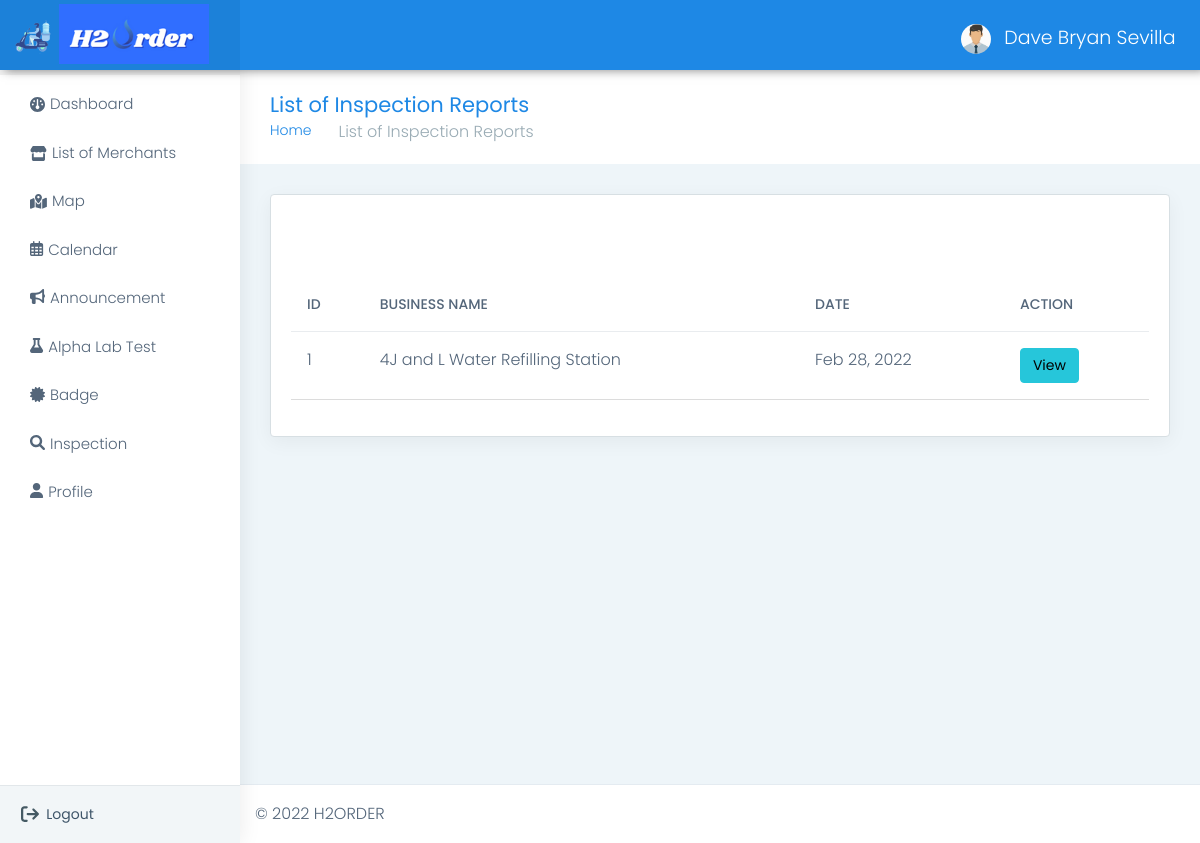
Page /admin/feedback_view.php?merchant_id=1 (signed in) on the committed database.
### tables this page shows
CREATE TABLE `feedback` (
  `feedback_id` int(11) NOT NULL,
  `merchant_id` int(11) NOT NULL,
  `date` date DEFAULT NULL,
  `critea_1` varchar(255) NOT NULL
);

CREATE TABLE `merchant` (
  `merchant_id` int(11) NOT NULL,
  `username` varchar(255) NOT NULL,
  `password` varchar(255) NOT NULL,
  `business_name` varchar(255) NOT NULL,
  `owner` varchar(255) NOT NULL,
  `address` varchar(255) NOT NULL,
  `barangay` varchar(255) NOT NULL,
  `email` varchar(255) NOT NULL,
  `contact_number` varchar(255) NOT NULL,
  `image` varchar(255) NOT NULL,
  `latitude` varchar(255) NOT NULL,
  `longitude` varchar(255) NOT NULL,
  `opening` time NOT NULL,
  `closing` time NOT NULL,
  `status` varchar(255) NOT NULL
);

### admin/name.php (called while the page is built, shortened)
<?php
	require 'connect.php';
	$query = $conn->query("SELECT * FROM `admin` WHERE `admin_id` = '$_SESSION[admin_id]'") or die(mysqli_error());
	$fetch = $query->fetch_array();
?>

### admin/feedback_view.php (the view, shortened to what this page needs)
<!DOCTYPE html>
<?php
    require 'name.php';
?>
<html dir="ltr" lang="en">
<head>
    <link href="css/style.min.css" rel="stylesheet">
<link rel="stylesheet" href="https://cdn.datatables.net/1.10.21/css/dataTables.bootstrap4.min.css">
 <link rel='stylesheet' href='https://cdn.datatables.net/buttons/1.2.2/css/buttons.bootstrap.min.css'>
<link rel='stylesheet' href='https://cdn.datatables.net/1.10.24/css/jquery.dataTables.min.css'>
<link rel='stylesheet' href='https://cdn.datatables.net/datetime/1.0.3/css/dataTables.dateTime.min.css'>
</head>
<body>
    <div id="main-wrapper" data-layout="vertical" data-navbarbg="skin5" data-sidebartype="full"
        data-sidebar-position="absolute" data-header-position="absolute" data-boxed-layout="full">
        <header class="topbar" data-navbarbg="skin6">
            <nav class="navbar top-navbar navbar-expand-md navbar-dark">
                <div class="navbar-header" data-logobg="skin6">
                   <a class="navbar-brand ms-4" href="adminhome.php">
                        <b class="logo-icon">
                            <img src="assets/images/logo.png" style="height: 60px; margin-top: 15px; margin-left:-20px" alt="homepage" class="dark-logo" />
                        </b>
                        <span class="logo-text">
                            <img src="assets/images/H3.png" style="width: 150px; margin-left: -10px;margin-top:-10px" alt="homepage" class="dark-logo" />
                        </span>
                    </a>
                </div>
                <div class="navbar-collapse collapse" id="navbarSupportedContent" data-navbarbg="skin5">
                    <ul class="navbar-nav me-auto mt-md-0 ">
                        <li class="nav-item search-box">
                            <a class="nav-link text-muted" href="javascript:void(0)"><i class="ti-search"></i></a>
                        </li>
                    </ul>
                    <ul class="navbar-nav">
                        <li class="nav-item dropdown">
                            <a class="nav-link dropdown-toggle text-muted waves-effect waves-dark" href="#" id="navbarDropdown" role="button" data-bs-toggle="dropdown" aria-expanded="false">
                                <img src = "photo/<?php echo $fetch['photo']?>" alt="user" class="profile-pic me-2">
                                <?php echo $fetch['name']?>
                            </a>
                        </li>
                    </ul>
                </div>
            </nav>
        </header>
        <aside class="left-sidebar" data-sidebarbg="skin6">
            <div class="scroll-sidebar">
                 <?php include 'navbar.php' ?>
            </div>
            <div class="sidebar-footer">
                <div class="row">
                    <div class="col-4 link-wrap">
                        <a href="logout.php" class="link" data-toggle="tooltip" title="" data-original-title="Logout"><i class="fa-solid fa-arrow-right-from-bracket"></i></a>
                    </div>
                    <div class="col-4 link-wrap" style="margin-left:-50px; margin-top: 3px">
                          Logout
                    </div>
                </div>
            </div>
        </aside>
        <div class="page-wrapper">
            <div class="page-breadcrumb">
                <div class="row align-items-center">
                    <div class="col-md-6 col-8 align-self-center">
                        <h3 class="page-title mb-0 p-0">List of Inspection Reports</h3>
                        <div class="d-flex align-items-center">
                            <nav aria-label="breadcrumb">
                                <ol class="breadcrumb">
                                    <li class="breadcrumb-item"><a href="#">Home</a></li>
                                    <li class="breadcrumb-item active" aria-current="page">List of Inspection Reports</li>
                                </ol>
                            </nav>
                        </div>
                    </div>
                </div>
            </div>
            <div class="container-fluid">
                <div class="row">
                    <div class="col-sm-12">
                        <div class="card">
                            <div class="card-body">
                                <div class="table-responsive">
 <br><br>
     <br>
                                    <table id="table" class="table user-table">
                                        <thead>
                                            <tr>
                                                <th class="border-top-0">ID</th>
                                                <th class="border-top-0">BUSINESS NAME</th>
                                                <th class="border-top-0">DATE</th>
                                                <th class="border-top-0">ACTION</th>
                                            </tr>
                                        </thead>
                                        <tbody>
                                             <?php
                                               $query = $conn->query("SELECT feedback.feedback_id,feedback.date, merchant.business_name, merchant.merchant_id
                                                 FROM merchant RIGHT JOIN feedback ON merchant.merchant_id = feedback.merchant_id WHERE  feedback.merchant_id = '".$_REQUEST['merchant_id']."'") or die(mysqli_error());
                                                while($fetch = $query->fetch_array()){
                                              ?>
                                            <tr>
                                                <td><?php echo $fetch['feedback_id']?></td>
                                                <td><?php echo $fetch['business_name']?></td>
                                                <td><?php echo date("M d, Y", strtotime($fetch['date']))?></td>
                                                <td><a class = "btn btn-success"
       href="feedback_print.php?feedback_id=<?php echo $fetch['feedback_id']?>">View</a></td>
                                            </tr>
                                             <?php
                                                }
                                              ?>
                                            </tbody>
                                        </table>
                                    </div>
                                </div>
                            </div>
                        </div>
                    </div>
            </div>
            <footer class="footer"> © 2022 H2ORDER </a>
            </footer>
        </div>
    </div>
</body>
</html>

### admin/feedback_view.php (style rules this page uses)
tbody, td, tfoot, th, thead, tr { border-color: #DCDCDC; border-style:solid; border-width: 0; }

### rows in the picture
feedback: feedback_id "1", merchant.business_name "4J and L Water Refilling Station", date "Feb 28, 2022"

### other values in the picture
$fetch['name'] "Dave Bryan Sevilla"
